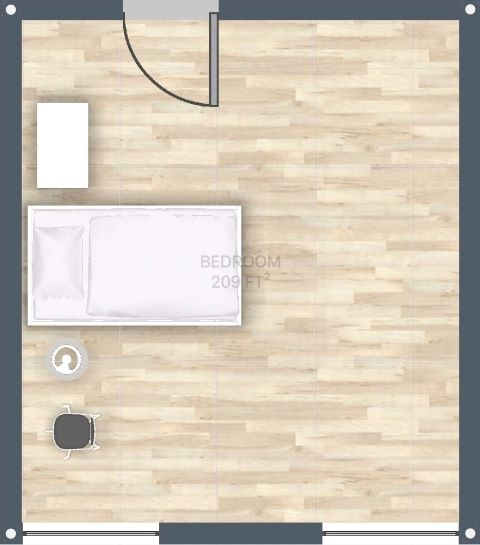
#> input picture IMG_1249_s.jpg, 480 x 545 px
$ python CreateHM.py
#> lines starting #> are read from the running program, lines starting #| are printed output that depends on the picture
### HeatMap.py
import os
import numpy as np
from PIL import  Image
import matplotlib
import matplotlib.pyplot as plt
import scipy.ndimage as ndimage

class HeatMap:
    def __init__(self,image,heat_map,gaussian_std=10):
        #if image is numpy array
        if isinstance(image,np.ndarray):
            height = image.shape[0]
            width = image.shape[1]
            self.image = image
        else:
            #PIL open the image path, record the height and width
            image = Image.open(image)
            width, height = image.size
            self.image = image

        #Convert numpy heat_map values into image formate for easy upscale
        #Rezie the heat_map to the size of the input image
        #Apply the gausian filter for smoothing
        #Convert back to numpy
        heatmap_image = Image.fromarray(heat_map)
        heatmap_image_resized = heatmap_image.resize((width,height))
        heatmap_image_resized = ndimage.gaussian_filter(heatmap_image_resized,
                                                        sigma=(gaussian_std, gaussian_std),
                                                        order=0)
        heatmap_image_resized = np.asarray(heatmap_image_resized)
        self.heat_map = heatmap_image_resized

    #Plot the figure
    def plot(self,transparency=0.7,color_map='bwr',
             show_axis=False, show_original=False, show_colorbar=False,width_pad=0):

        #If show_original is True, then subplot first figure as orginal image
        #Set x,y to let the heatmap plot in the second subfigure,
        #otherwise heatmap will plot in the first sub figure
        if show_original:
            plt.subplot(1, 2, 1)
            if not show_axis:
                plt.axis('off')
            plt.imshow(self.image)
            x,y=2,2
        else:
            x,y=1,1

        #Plot the heatmap
        plt.subplot(1,x,y)
        if not show_axis:
            plt.axis('off')
        plt.imshow(self.image)
        plt.imshow(self.heat_map/255, alpha=transparency, cmap=color_map)
        if show_colorbar:
            plt.colorbar()
        plt.tight_layout(w_pad=width_pad)
        plt.show()

    ###Save the figure
    # [26 lines left out: function save, not called in this run]

### CreateHM.py
from HeatMap import HeatMap
import random
import numpy as np


heat_map = np.random.uniform(low=0,high=50,size=(105,92))
ke1 = np.array([[random.randint(50,55),random.randint(70,73)]])
for k in range (0,92):
    for h in range (0,105):
        cor = np.array([[h,k]])
        rad1 = np.linalg.norm(ke1-cor)
        if rad1 < 6:
            pm_val1 = ((6-rad1)/6)*255
            heat_map[h,k] += pm_val1

hm = HeatMap('IMG_1249_s.jpg',heat_map,gaussian_std=2)
#> in __init__, image is the input picture: PIL image 480x545 RGB; mean R, G, B 210.1, 200.4, 185.9
#> in __init__, `heatmap_image = Image.fromarray(heat_map)`:
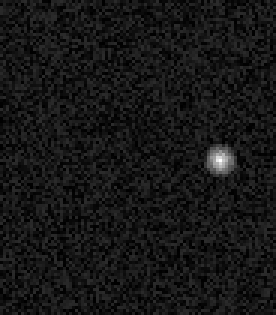
#> heatmap_image: PIL image 92x105 F (shown 3 times larger); min 0.00362, max 287.8, mean 25.7; drawn with min black and max white

hm.plot(transparency=0.4,color_map='seismic')
#> in plot, `plt.show()`:
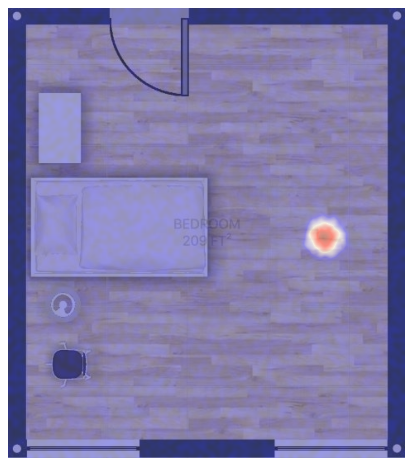
#> figure drawn by matplotlib, 1 panel

$ run again, with IMG_1258_s.jpg copied over IMG_1249_s.jpg
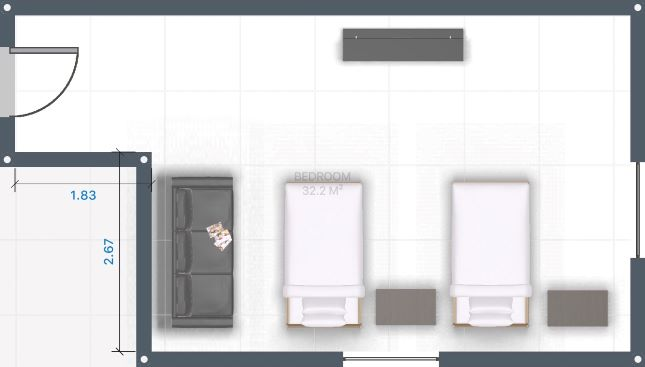
#> input picture IMG_1258_s.jpg, 645 x 367 px
#> in __init__, image is the input picture: PIL image 645x367 RGB; mean R, G, B 215.5, 215.8, 217.5
#> in __init__, `heatmap_image_resized = heatmap_image.resize((width,height))`:
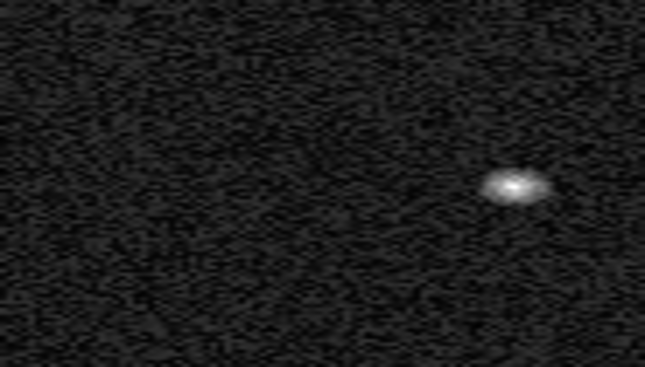
#> heatmap_image_resized: PIL image 645x367 F; min -5.71, max 288.1, mean 25.7; drawn with min black and max white
#> in plot, `plt.show()`:
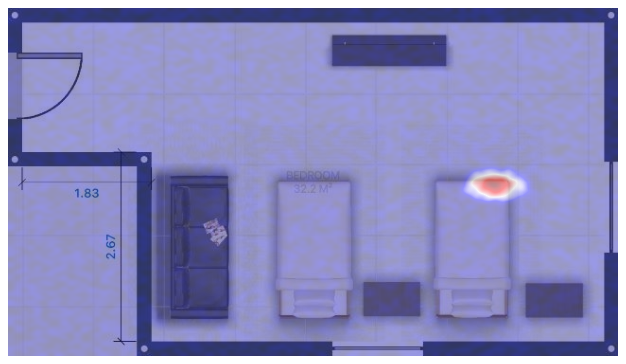
#> figure drawn by matplotlib, 1 panel
